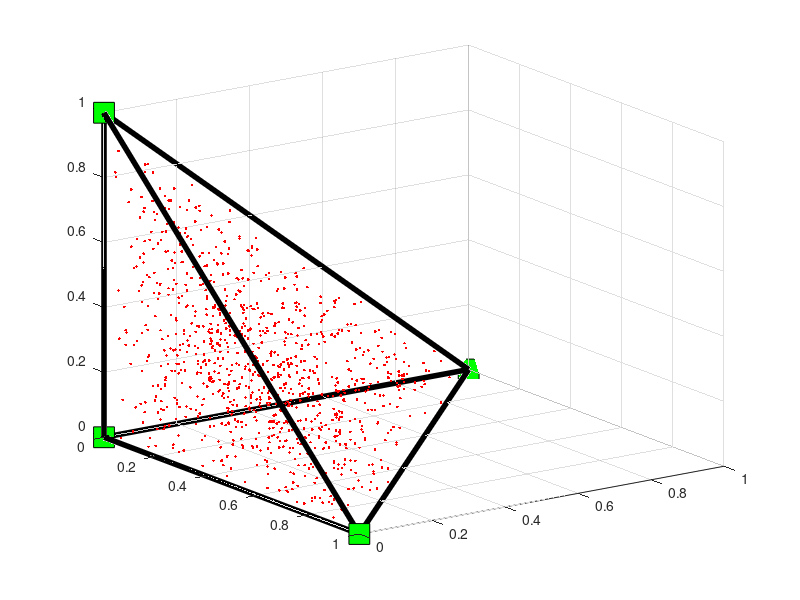

Reproduce this figure in MATLAB.
%%%%%%%%%%%%%%%%%%%%%%%%%%%%%%%%%%%%%%%%%%%%%%%%%%%%%%%%%%%%%%%
%%%%%     POINTS UNIFORMLY DISTRIBUTED IN A SIMPLEX        %%%%
%%%%%     (SIMPLEX = GENERALIZATION OF A TRIANGLE)         %%%%
%%%%%%%%%%%%%%%%%%%%%%%%%%%%%%%%%%%%%%%%%%%%%%%%%%%%%%%%%%%%%%%
clear all
close all 
clc
disp('------------------------------------------------')
disp('    POINTS UNIFORMLY DISTRIBUTED IN A SIMPLEX   ')
disp('     (SIMPLEX = GENERALIZATION OF A TRIANGLE)   ')
disp('------------------------------------------------')
Nsamples=1000; %%%% number of samples
disp(' ')
disp(['Number of desired samples = ',num2str(Nsamples)])
DIM_space=3;   %%%% dimension of the space 
disp(['Dimension  = ',num2str(DIM_space)])
N=DIM_space+1; %%%% number of vertices
%%%% choosing vertices 
if DIM_space==2
   vertices=[0 0; 1 2 ; 5 1]; 
else 
  vertices=[zeros(1,DIM_space); eye(DIM_space)];
end
disp([' Vertices :'])
disp(vertices)
disp(' ')
%%%%%%%%%%%%%%%%%%%%%%%%%%%%%%%%%%%%%%%%%%%%%%%%%%%%%%%%%%%%%%%%%%%%%%%%%%%
%%%% START GENERATION  %%%
%%%%%%%%%%%%%%%%%%%%%%%%%%%%%%%%%%%%%%%%%%%%%%%%%%%%%%%%%%%%%%%%%%%%%%%%%%%
for i=1:Nsamples
%%%%%%%%%%%%%%%%%%    
    U(1)=0;
    U(2:N)=rand(1,N-1);
    U(N+1)=1;
%%%%%%%%%%%%%%%%%%   
Un=sort(U); %%% sorting in ascending order
s=Un(2:N+1)-Un(1:N); %%% uniform spacings %%%sum(s) %%% must be one
%%% convex combination of the vertices given s
Generated_samples(i,:)=sum(repmat(s',1,DIM_space).*vertices);
%%%
end %%%% end generation
%%%%%%%%%%%%%%%%%%%%%%%%%%%%%%%%%%%%%%%%%%%%%%%%%%%%%%%%%%%%%%%%%%%%%%%%%%%
%%%%%%%%%%%%%%%%%%%%%%%%%%%%%%%%%%%%%%%%%%%%%%%%%%%%%%%%%%%%%%%%%%%%%%%%%%%
%%% plotting
figure
%%%
if DIM_space==2
plot(Generated_samples(:,1),Generated_samples(:,2),'r.')
hold on
plot([vertices(1,1) vertices(2,1)],[vertices(1,2) vertices(2,2)],'k','LineWidth',4)
plot([vertices(3,1) vertices(2,1)],[vertices(3,2) vertices(2,2)],'k','LineWidth',4)
plot([vertices(1,1) vertices(3,1)],[vertices(1,2) vertices(3,2)],'k','LineWidth',4)
%%%
plot(vertices(:,1),vertices(:,2),'bs','MarkerEdgeColor','k',...
                       'MarkerFaceColor','g',...
                       'MarkerSize',15)                  
%%%       
elseif DIM_space==3
%%%    
    plot3(Generated_samples(:,1),Generated_samples(:,2),Generated_samples(:,3),'r.')
    hold on                     
    plot3([0 0],[0 0 ],[0 1],'k','LineWidth',4)
    plot3([0 0],[0 1 ],[0 0],'k','LineWidth',4)
    plot3([1 0],[0 0 ],[0 0],'k','LineWidth',4)
    plot3([1 0],[0 1 ],[0 0],'k','LineWidth',4)
    plot3([1 0],[0 0 ],[0 1],'k','LineWidth',4)
    plot3([0 0],[1 0 ],[0 1],'k','LineWidth',4)
    %%%%
    plot3(vertices(:,1),vertices(:,2),vertices(:,3),'bs','MarkerEdgeColor','k',...
                         'MarkerFaceColor','g',...
                           'MarkerSize',15)
    %%%                  
    grid on
    %view(52,26) 
    view(55,20) 
end
%%%%%%%%%%%%%%%%%%%%%%%%%%%%%%%%%%%%%%%%%%%%%%%%%%%%%%%%%%%%%%%%%%%%%%%%%%%
%%%%%%%%%%%%%%%%%%%%%%%%%%%%%%%%%%%%%%%%%%%%%%%%%%%%%%%%%%%%%%%%%%%%%%%%%%%

